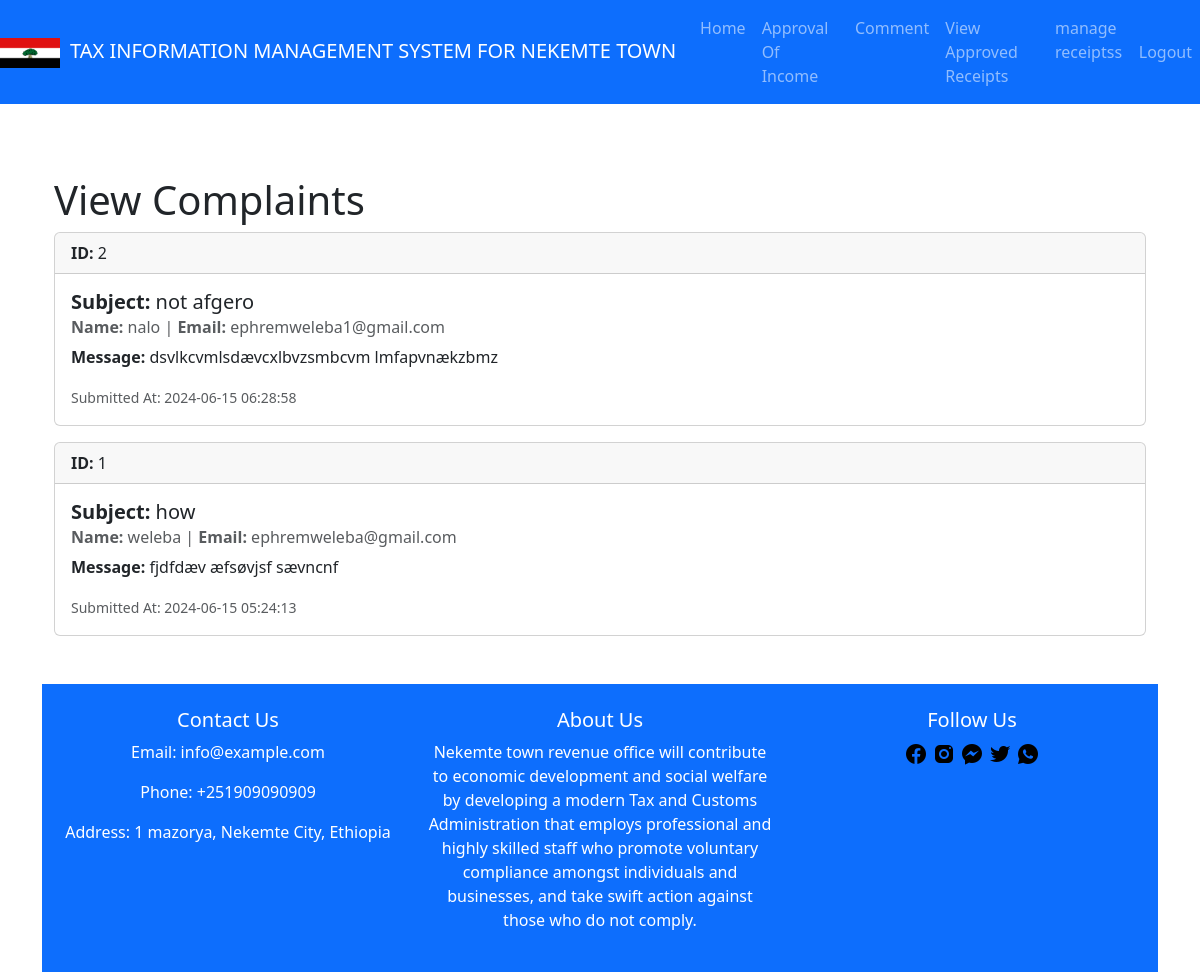
/tax_interviewer/view_complaints.php (signed in), run on the app's committed database.
### tables this page shows
CREATE TABLE `complaints` (
  `id` int(11) NOT NULL,
  `user_id` int(11) NOT NULL,
  `name` varchar(255) NOT NULL,
  `email` varchar(255) NOT NULL,
  `subject` varchar(255) NOT NULL,
  `message` text NOT NULL,
  `created_at` timestamp NOT NULL DEFAULT current_timestamp()
);

### tax_interviewer/view_complaints.php (the view, shortened to what this page needs)
<?php
include '../connection/connection.php';
include 'header.php';
$query = "SELECT * FROM complaints ORDER BY created_at DESC";
$result = $conn->query($query);
?>
<!DOCTYPE html>
<html lang="en">
<head>
    <link rel="stylesheet" href="../css/bootstrap.min.css">
</head>
<body>
<main>
    <div class="container my-5">
        <h1>View Complaints</h1>
        <?php if ($result->num_rows > 0): ?>
            <?php while ($row = $result->fetch_assoc()): ?>
                <div class="card mb-3">
                    <div class="card-header">
                        <strong>ID: </strong><?php echo $row['id']; ?>
                    </div>
                    <div class="card-body">
                        <h5 class="card-title"><strong>Subject: </strong><?php echo htmlspecialchars($row['subject']); ?></h5>
                        <h6 class="card-subtitle mb-2 text-muted">
                            <strong>Name: </strong><?php echo htmlspecialchars($row['name']); ?> |
                            <strong>Email: </strong><?php echo htmlspecialchars($row['email']); ?>
                        </h6>
                        <p class="card-text"><strong>Message: </strong><?php echo htmlspecialchars($row['message']); ?></p>
                        <p class="card-text"><small class="text-muted">Submitted At: <?php echo htmlspecialchars($row['created_at']); ?></small></p>
                    </div>
                </div>
            <?php endwhile; ?>
        <?php else: ?>
            <p>No complaints found.</p>
        <?php endif; ?>
    </div>
</main>
</body>
</html>
<?php include '../connection/footer.php'; ?>

### data on the page
complaints: id "2", subject "not afgero", name "nalo", email "ephremweleba1@gmail.com", message "dsvlkcvmlsdævcxlbvzsmbcvm lmfapvnækzbmz", created_at "2024-06-15 06:28:58"
complaints: id "1", subject "how", name "weleba", email "ephremweleba@gmail.com", message "fjdfdæv æfsøvjsf sævncnf", created_at "2024-06-15 05:24:13"
